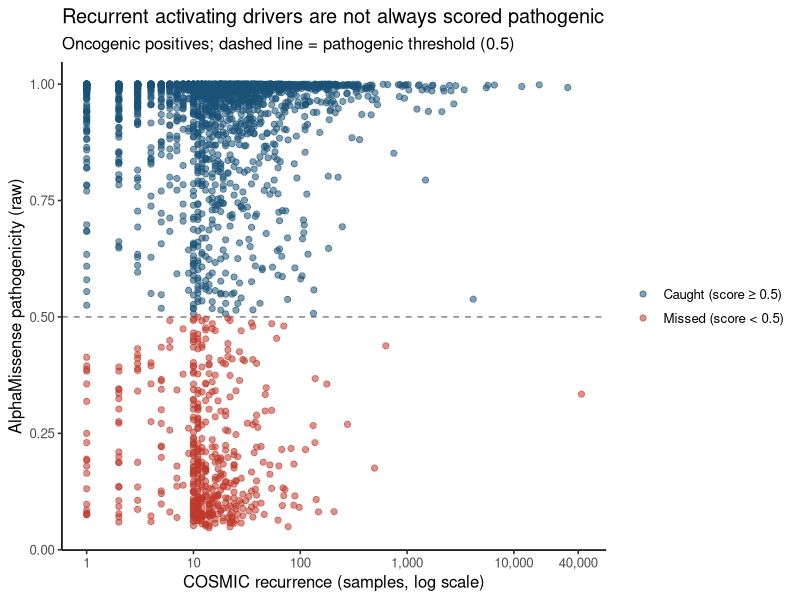
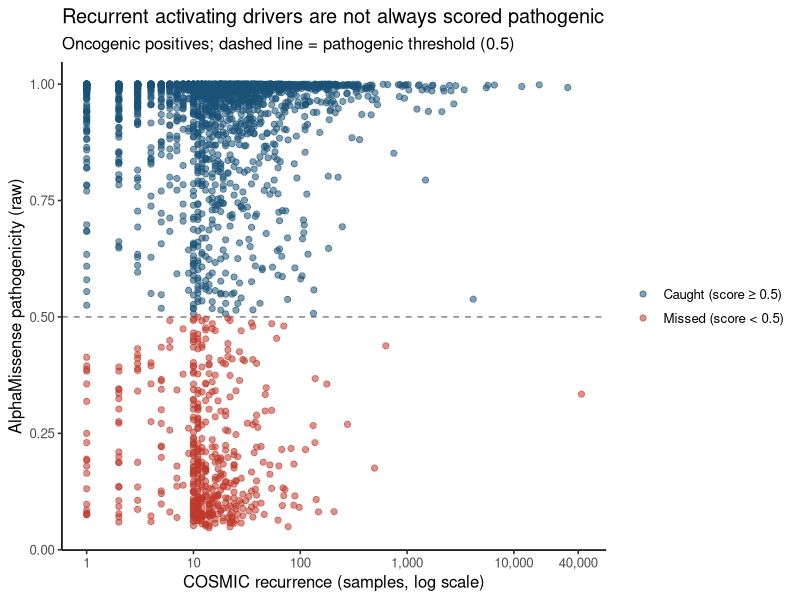

Reproduce these figures in R, in order.
# Fig 1b (라벨 없음) — AM raw vs COSMIC recurrence, 점 라벨 제거 (사용자 직접 주석용)
# Input: tables/fig1_input.tsv  Output: fig1b_recurrence_scatter_nolabel.{pdf,png,svg}
suppressPackageStartupMessages({library(tidyverse)})

d <- read.delim("tables/fig1_input.tsv", check.names = FALSE) %>%
  filter(role_class %in% c("oncogene","both"), !is.na(am_pathogenicity), cosmic_sample_count > 0) %>%
  mutate(status = ifelse(am_pathogenicity < 0.5, "Missed (score < 0.5)", "Caught (score ≥ 0.5)"))

p <- ggplot(d, aes(cosmic_sample_count, am_pathogenicity, color = status)) +
  geom_hline(yintercept = 0.5, linetype = "dashed", color = "grey50") +
  geom_point(alpha = 0.55, size = 1.8) +
  scale_x_log10(labels = scales::comma, breaks = c(1,10,100,1000,10000,40000)) +
  scale_color_manual(values = c("Missed (score < 0.5)" = "#C0392B",
                                "Caught (score ≥ 0.5)" = "#1A5276"), name = NULL) +
  labs(x = "COSMIC recurrence (samples, log scale)",
       y = "AlphaMissense pathogenicity (raw)",
       title = "Recurrent activating drivers are not always scored pathogenic",
       subtitle = "Oncogenic positives; dashed line = pathogenic threshold (0.5)") +
  theme_classic(base_size = 12) + theme(legend.position = "right")

ggsave("figures_R/fig1b_recurrence_scatter_nolabel.pdf", p, width = 7.5, height = 5)  # 벡터: Illustrator/Inkscape 편집 가능
ggsave("figures_R/fig1b_recurrence_scatter_nolabel.png", p, width = 7.5, height = 5, dpi = 300)
# SVG 원하면: install.packages("svglite") 후 아래 주석 해제
# ggsave("figures_R/fig1b_recurrence_scatter_nolabel.svg", p, width = 7.5, height = 5)
